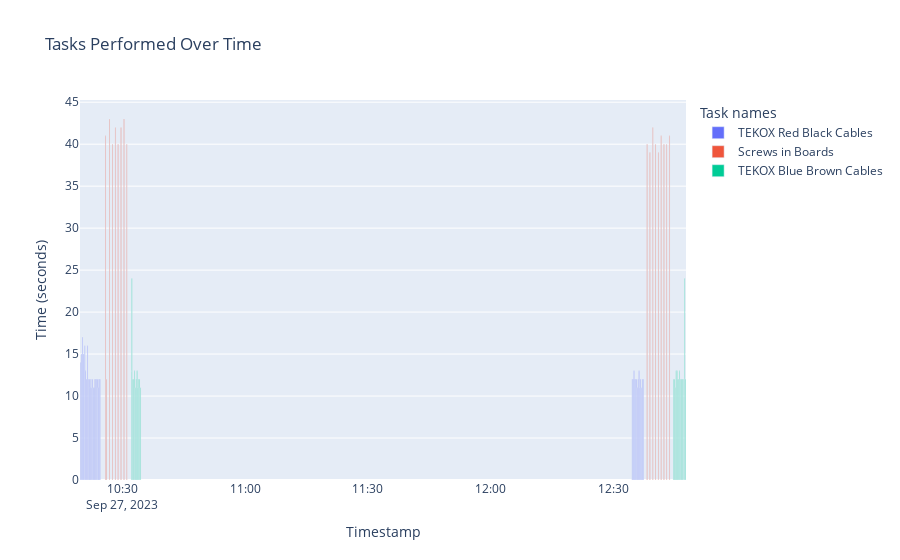

Notebook code for this chart:
### Code cell
def plot_tasks_in_time(df):
    #display(px.data.medals_wide())
    # Create a dictionary to map models to colors
    #task_label_mapping = {0: 'Break', 1: 'TEKOX Red Black Cables', 2: 'TEKOX Blue Brown Cables', 3: 'MFALG Assembly',
    #                  4: 'Screws in Boards', 5: 'Extra activity 1', 6: 'Extra Activity 2', 7: 'Unkown Activity'}
    color_discrete = {0: 'black', 1: 'red', 2: 'blue', 3: 'yellow',
                      4: 'gray', 5: 'orange', 6: 'purple', 7: 'cyan'}
    
    df.loc[:,'color'] = df['task'].map(color_discrete)

    #fig = px.bar(df, x="ts", y="sec", 
    #            labels={"ts": "Timestamp", "sec": "Time (seconds)",'task': 'Task'},
    #            color = "color",
    #            title='Tasks Performed Over Time')
              
    fig = px.bar(df, x="ts", y="sec", 
                color="task_name",
                labels={"ts": "Timestamp", "sec": "Time (seconds)",'task_name': 'Task names'},
                #color_discrete_map = color_discrete,
                #labels={'task': 'Task'}, 
                title='Tasks Performed Over Time')
    display(df)
    fig.show()

plot_tasks_in_time(df1)

### Figure 1 — Plotly figure (JSON) as saved in the notebook; plotly's stock layout.template omitted (floating-point values rounded to 4 significant figures)
{"data": [{"alignmentgroup": "True", "hovertemplate": "Task names=TEKOX Red Black Cables<br>Timestamp=%{x}<br>Time (seconds)=%{y}<extra></extra>", "legendgroup": "TEKOX Red Black Cables", "marker": {"color": "#636efa", "pattern": {"shape": ""}}, "name": "TEKOX Red Black Cables", "offsetgroup": "TEKOX Red Black Cables", "orientation": "v", "showlegend": true, "textposition": "auto", "type": "bar", "x": ["2023-09-27T10:19:43", "2023-09-27T10:19:58", "2023-09-27T10:20:16", "2023-09-27T10:20:31", "2023-09-27T10:20:48", "2023-09-27T10:21:01", "2023-09-27T10:21:14", "2023-09-27T10:21:30", "2023-09-27T10:21:43", "2023-09-27T10:21:55", "2023-09-27T10:22:06", "2023-09-27T10:22:18", "2023-09-27T10:22:30", "2023-09-27T10:22:42", "2023-09-27T10:22:53", "2023-09-27T10:23:05", "2023-09-27T10:23:17", "2023-09-27T10:23:29", "2023-09-27T10:23:41", "2023-09-27T10:23:54", "2023-09-27T10:24:06", "2023-09-27T10:24:17", "2023-09-27T10:24:30", "2023-09-27T12:34:38", "2023-09-27T12:34:51", "2023-09-27T12:35:04", "2023-09-27T12:35:16", "2023-09-27T12:35:29", "2023-09-27T12:35:41", "2023-09-27T12:35:52", "2023-09-27T12:36:05", "2023-09-27T12:36:18", "2023-09-27T12:36:29", "2023-09-27T12:36:42", "2023-09-27T12:36:53", "2023-09-27T12:37:05", "2023-09-27T12:37:18"], "xaxis": "x", "y": [14, 15, 17, 15, 16, 13, 12, 16, 12, 12, 11, 12, 11, 12, 11, 11, 12, 12, 12, 12, 11, 12, 12, 12, 12, 13, 12, 12, 12, 11, 12, 13, 11, 12, 11, 12, 12], "yaxis": "y"}, {"alignmentgroup": "True", "hovertemplate": "Task names=Screws in Boards<br>Timestamp=%{x}<br>Time (seconds)=%{y}<extra></extra>", "legendgroup": "Screws in Boards", "marker": {"color": "#EF553B", "pattern": {"shape": ""}}, "name": "Screws in Boards", "offsetgroup": "Screws in Boards", "orientation": "v", "showlegend": true, "textposition": "auto", "type": "bar", "x": ["2023-09-27T10:25:54", "2023-09-27T10:26:07", "2023-09-27T10:26:51", "2023-09-27T10:27:32", "2023-09-27T10:28:15", "2023-09-27T10:28:56", "2023-09-27T10:29:39", "2023-09-27T10:30:23", "2023-09-27T10:31:04", "2023-09-27T12:38:16", "2023-09-27T12:38:57", "2023-09-27T12:39:40", "2023-09-27T12:40:20", "2023-09-27T12:41:00", "2023-09-27T12:41:42", "2023-09-27T12:42:23", "2023-09-27T12:43:04", "2023-09-27T12:43:46"], "xaxis": "x", "y": [41, 12, 43, 40, 42, 40, 42, 43, 40, 40, 39, 42, 40, 39, 41, 40, 40, 41], "yaxis": "y"}, {"alignmentgroup": "True", "hovertemplate": "Task names=TEKOX Blue Brown Cables<br>Timestamp=%{x}<br>Time (seconds)=%{y}<extra></extra>", "legendgroup": "TEKOX Blue Brown Cables", "marker": {"color": "#00cc96", "pattern": {"shape": ""}}, "name": "TEKOX Blue Brown Cables", "offsetgroup": "TEKOX Blue Brown Cables", "orientation": "v", "showlegend": true, "textposition": "auto", "type": "bar", "x": ["2023-09-27T10:32:18", "2023-09-27T10:32:18", "2023-09-27T10:32:33", "2023-09-27T10:32:45", "2023-09-27T10:32:58", "2023-09-27T10:33:10", "2023-09-27T10:33:22", "2023-09-27T10:33:35", "2023-09-27T10:33:47", "2023-09-27T10:33:59", "2023-09-27T10:34:11", "2023-09-27T10:34:23", "2023-09-27T12:44:44", "2023-09-27T12:44:57", "2023-09-27T12:45:08", "2023-09-27T12:45:22", "2023-09-27T12:45:35", "2023-09-27T12:45:47", "2023-09-27T12:46:00", "2023-09-27T12:46:13", "2023-09-27T12:46:26", "2023-09-27T12:46:38", "2023-09-27T12:46:50", "2023-09-27T12:47:03", "2023-09-27T12:47:28", "2023-09-27T12:47:28", "2023-09-27T12:47:41"], "xaxis": "x", "y": [13, 11, 12, 12, 13, 11, 12, 13, 11, 12, 12, 11, 12, 12, 11, 13, 13, 12, 12, 13, 12, 12, 12, 12, 12, 12, 12], "yaxis": "y"}], "layout": {"barmode": "relative", "legend": {"title": {"text": "Task names"}, "tracegroupgap": 0}, "title": {"text": "Tasks Performed Over Time"}, "xaxis": {"anchor": "y", "domain": [0, 1], "title": {"text": "Timestamp"}}, "yaxis": {"anchor": "x", "domain": [0, 1], "title": {"text": "Time (seconds)"}}}}
